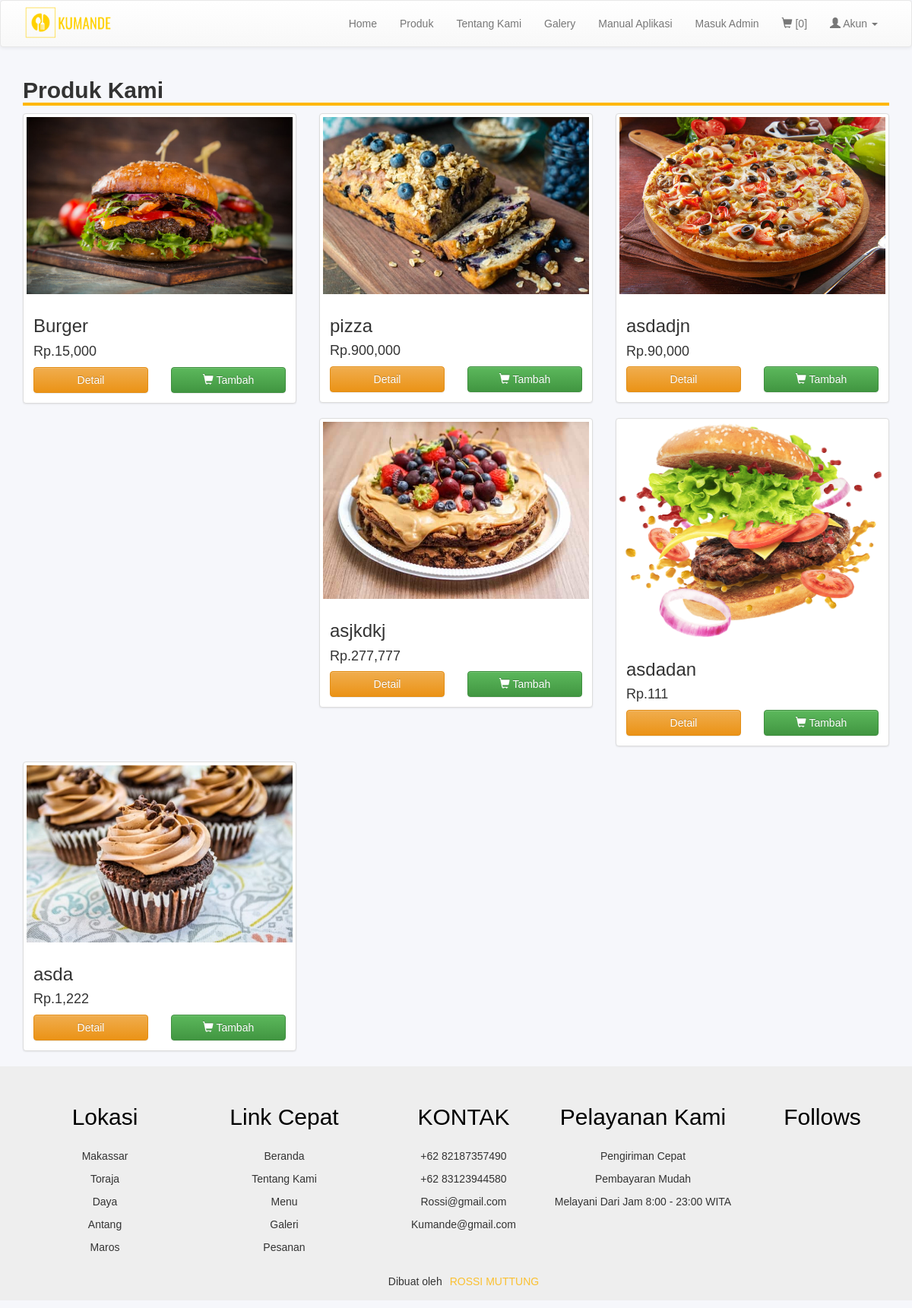
/produk.php, run on the app's committed database.
### tables this page shows
CREATE TABLE `produk` (
  `kode_produk` varchar(100) NOT NULL,
  `nama` varchar(100) NOT NULL,
  `image` text NOT NULL,
  `deskripsi` text NOT NULL,
  `harga` int(11) NOT NULL
);

### produk.php (the view)
<?php
include 'header.php';
?>
<div class="container">
	<h2 style=" width: 100%; border-bottom: 4px solid #ffb703"><b>Produk Kami</b></h2>
	<div class="row">
		<?php
		$result = mysqli_query($conn, "SELECT * FROM produk");
		while ($row = mysqli_fetch_assoc($result)) {
		?>
			<div class="col-sm-6 col-md-4">
				<div class="thumbnail">
					<img src="image/produk/<?= $row['image']; ?>">
					<div class="caption">
						<h3><?= $row['nama'];  ?></h3>
						<h4>Rp.<?= number_format($row['harga']); ?></h4>
						<div class="row">
							<div class="col-md-6">
								<a href="detail_produk.php?produk=<?= $row['kode_produk']; ?>" class="btn btn-warning btn-block">Detail</a>
							</div>
							<?php if (isset($_SESSION['kd_cs'])) { ?>
								<div class="col-md-6">
									<a href="proses/add.php?produk=<?= $row['kode_produk']; ?>&kd_cs=<?= $kode_cs; ?>&hal=1" class="btn btn-success btn-block" role="button"><i class="glyphicon glyphicon-shopping-cart"></i> Tambah</a>
								</div>
							<?php
							} else {
							?>
								<div class="col-md-6">
									<a href="keranjang.php" class="btn btn-success btn-block" role="button"><i class="glyphicon glyphicon-shopping-cart"></i> Tambah</a>
								</div>
							<?php
							}
							?>
						</div>
					</div>
				</div>
			</div>
		<?php
		}
		?>
	</div>
</div>
<?php
include 'footer.php';
?>

### css/style.css (style rules this page uses)
body { margin: 0; padding: 0; }

### css/gaya.css (style rules this page uses)
* { margin: 0; padding: 0; box-sizing: border-box; font-family: sans-serif; }
html { scroll-behavior: smooth; }
body { background-color: #f6f7fb; }

### data on the page
produk: image (picture), nama "Burger", harga "15,000"
produk: image (picture), nama "pizza", harga "900,000"
produk: image (picture), nama "asdadjn", harga "90,000"
produk: image (picture), nama "asjkdkj", harga "277,777"
produk: image (picture), nama "asdadan", harga "111"
produk: image (picture), nama "asda", harga "1,222"
